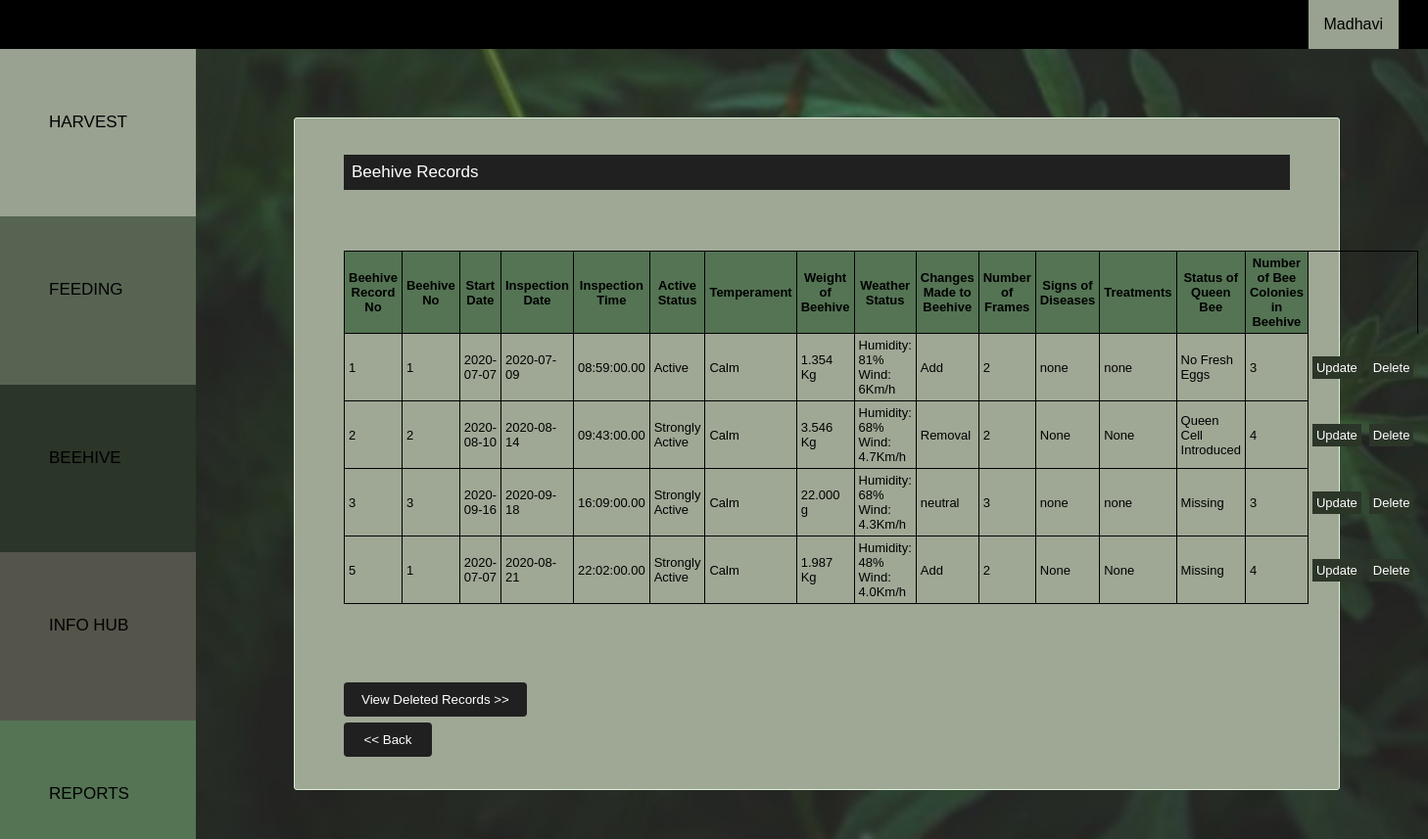
/src/php/bk_viewbeehive.php (signed in), run on an earlier commit of the app's database.
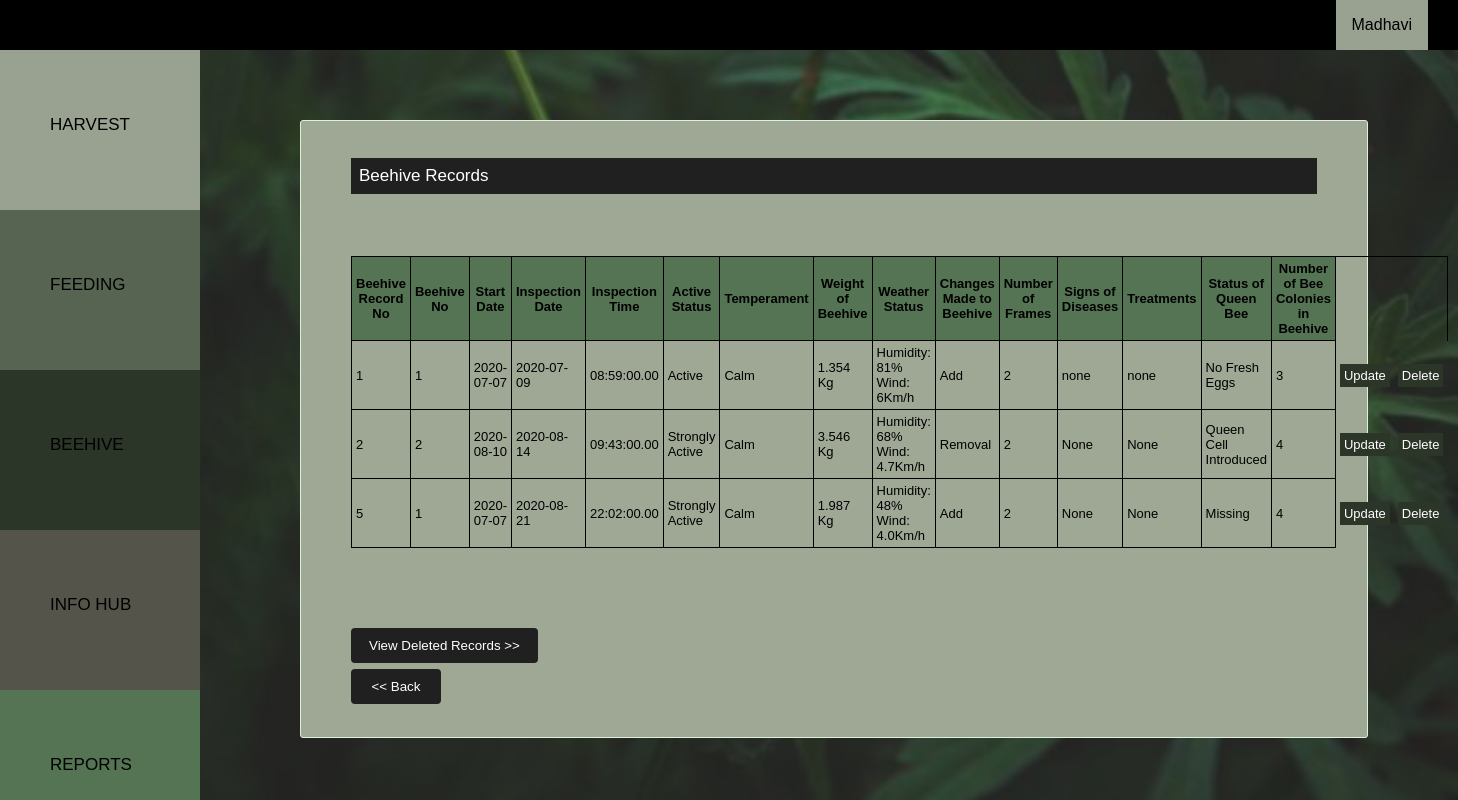
And on a later commit of the database.
### tables this page shows
CREATE TABLE `beehive` (
  `BeehiveRecNo` int(10) NOT NULL,
  `userID` int(10) NOT NULL,
  `beehiveno` int(10) NOT NULL,
  `sdate` date NOT NULL,
  `idate` date NOT NULL,
  `itime` time(2) NOT NULL,
  `actstatus` varchar(200) NOT NULL,
  `temperament` varchar(50) NOT NULL,
  `wbeehive` decimal(20,3) NOT NULL,
  `unit` varchar(5) NOT NULL,
  `wstatus` varchar(200) NOT NULL,
  `cbeehive` varchar(200) NOT NULL,
  `noframes` int(50) NOT NULL,
  `disease` varchar(200) NOT NULL,
  `treatment` varchar(200) NOT NULL,
  `sqbee` varchar(200) NOT NULL,
  `bcolony` int(10) NOT NULL,
  `is_deleted` tinyint(1) NOT NULL DEFAULT 0,
  `date` date NOT NULL
);

### src/php/bk_viewbeehive.php (the view, shortened to what this page needs)
<html>
	<head>
      <link rel="stylesheet" type="text/CSS" href="../../public/css/bk_style.css">
      <link rel="stylesheet" type="text/CSS" href="../../public/css/bk_catstyle.css">
	</head>
	<body>
<?php include('bk_navbar.php');
        include('bk_sidenavbar.php');?>
<div class="main">
  <div class="bhivecontainer" style="padding: 20px 50px 20px 50px">
  <p>Beehive Records</p>
       <br/>
       <br/>
       <br/>
           <center>
            <table >
                <tr style="background-color:#547454">
                <th>Beehive Record No</th>
                <th>Beehive No</th>
                <th>Start Date</th>
                <th>Inspection Date</th>
                <th>Inspection Time</th>
                <th>Active Status</th>
                <th>Temperament</th>
                <th>Weight of Beehive</th>
                <th>Weather Status</th>
                <th>Changes Made to Beehive</th>
                <th>Number of Frames</th>
                <th>Signs of Diseases</th>
                <th>Treatments</th>
                <th>Status of Queen Bee</th>
                <th>Number of Bee Colonies in Beehive</th>
                </tr>
			<?php
$sql = "SELECT BeehiveRecNo,beehiveno,sdate,idate,itime,actstatus,temperament,wbeehive,unit,wstatus,cbeehive,noframes,disease,treatment,sqbee,bcolony FROM beehive WHERE  userID='".$_SESSION['userid']."' and is_deleted=0";
mysqli_query($connection, $sql);
$result = mysqli_query($connection,$sql);
		while($row=mysqli_fetch_assoc($result)){
        echo '<tr >';
        echo '<td>';
        echo $row['BeehiveRecNo'];
        echo '</td>';
        echo '<td>';
        echo $row['beehiveno'];
        echo '</td>';
        echo '<td>';
        echo $row['sdate'];
        echo '</td>';
        echo '<td>';
        echo $row['idate'];
        echo '</td>';
        echo '<td>';
        echo $row['itime'];
        echo '</td>';
        echo '<td>';
        echo $row['actstatus'];
        echo '</td>';
        echo '<td>';
        echo $row['temperament'];
        echo '</td>';
        echo '<td>';
        echo $row['wbeehive']." ".$row['unit'];
        echo '</td>';
        echo '<td>';
        echo $row['wstatus'];
        echo '</td>';
        echo '<td>';
        echo $row['cbeehive'];
        echo '</td>';
        echo '<td>';
        echo $row['noframes'];
        echo '</td>';
        echo '<td>';
        echo $row['disease'];
        echo '</td>';
        echo '<td>';
        echo $row['treatment'];
        echo '</td>';
        echo '<td>';
        echo $row['sqbee'];
        echo '</td>';
        echo '<td>';
        echo $row['bcolony'];
        echo '</td>';
        echo "<td style='border-style:hidden; border-left:1px solid black'><a href ='bk_updatebeehive.php?BeehiveRecNo=".$row['BeehiveRecNo']."' style='background-color: #2b3528; color: white; text-decoration: none; padding:4px'> Update </a> </td>" ;
		echo "<td style='border-style:hidden'><a href ='bk_deletebeehive.php?BeehiveRecNo=".$row['BeehiveRecNo']." ' style='background-color: #2b3528; color: white; text-decoration: none; padding:4px' > Delete </a> </td>" ;
        echo '</tr>';
		}?>
            </table></center>
        <br/>
        <br/>
        <br/></br>
        <form  action="bk_viewdelbeehive.php" method="post" >
        <div class="row"><div class="c1" style="width:840px">
        <input type="submit" value="View Deleted Records >>" name="back" >
        </div>
        </form>
            <form  action="beekeeperindex.php" method="post" >
        <div class="c2">
        <input type="submit" value="<< Back" name="back" style="width:90px">
        </div></div>
</div>
	</body>
</html>

### src/php/bk_navbar.php (shortened to what this page needs)
<html>
<head>
<link rel="stylesheet" type="text/CSS" href="../../public/css/bk_style.css">
</head>
<body>
<div class="topnav">
  <div class="dropdown">
  <button onclick="myFunction()" class="dropbtn"><?php echo $_SESSION['username']; ?></button>
</div>
</div>
</body>
</html>

### src/php/bk_sidenavbar.php
<html>
<head>
<link rel="stylesheet" type="text/CSS" href="../../public/css/bk_catstyle.css">
</head>
<body>
<div class="sidenav">
  <a href="bk_harvest.php" style="background-color:#99a290"><font type="arial" >HARVEST</font></a>
  <a href="bk_feeding.php" style="background-color:#576452"><font type="arial">FEEDING</arial></a>
  <a href="beekeeperindex.php" style="background-color:#2b3528"><font type="arial">BEEHIVE</arial></a>
  <a href="bk_infohub.php" style="background-color:#54544a"><font type="arial">INFO HUB</arial></a>
  <a href="bk_reports.php" style="background-color:#547454">REPORTS</a></li>
</div>
</body>
</html>

### public/css/bk_style.css (style rules this page uses)
body { margin: 0; font-family: Arial, Helvetica, sans-serif; }
a { text-decoration:none; }
.topnav { top: 0; height: 50px; position: fixed; background-color: black; width: 100%; }
.dropdown { float: right; overflow: hidden; padding-right: 30px; }
.dropdown .dropbtn { font-size: 16px; border: none; outline: none; color: black; padding: 14px 16px; height: 50px; font-family: inherit; margin: 0; background-color:#99a290; }
.bhivecontainer { background-color: #9fa895; padding: 20px 50px 20px 60px; border: 1px solid rgb(222, 240, 219); border-radius: 3px; font-size: 13.5px; }
.bhivecontainer p { font-size: 17px; color: white; text-align: left; padding: 8px; background-color:#202020; }
.c1 { float: left; width: 815px; margin-top: 6px; }
.c2 { float: left; width: 185px; margin-top: 6px; }
.row:after { content: ""; display: table; clear: both; }
input[type=submit] { background-color: #202020; color: white; padding: 10px 18px; border: none; border-radius: 4px; cursor: pointer; float: left; }
table, td , tr, th { border: 1px solid black; border-collapse: collapse; font-size: 13px; table-layout: fixed; padding:4px; }

### public/css/bk_catstyle.css (style rules this page uses)
body { margin: 0; font-family: Arial; background-position: center; background-repeat: no-repeat; background-size: cover; background-attachment: fixed; background-image: url(../img/21.png); }
.sidenav { margin-top: 50px; height: 100%; width: 200px; position: fixed; top: 0; left: 0; overflow-x: hidden; }
.sidenav a { text-decoration: none; font-size: 17px; color: black; display: block; width:100%; padding-left: 50px; padding-top: 40px; line-height: 70px; height: 20%; box-sizing: border-box; border-bottom: 0px solid #333; transition: .5s; }
.main { margin-left: 300px; margin-right: 90px; margin-bottom: 50px; margin-top: 120px; }
* { box-sizing: border-box; }

What changed in the data, as far as the page shows it:
no longer on this page (row edited): beehive: BeehiveRecNo "3", beehiveno "3", sdate "2020-09-16", idate "2020-09-18", itime "16:09:00.00", actstatus "Strongly Active", temperament "Calm", wbeehive "22.000", unit "g", wstatus "Humidity: 68% Wind: 4.3Km/h", cbeehive "neutral", noframes "3", disease "none", treatment "none", sqbee "Missing", bcolony "3"
